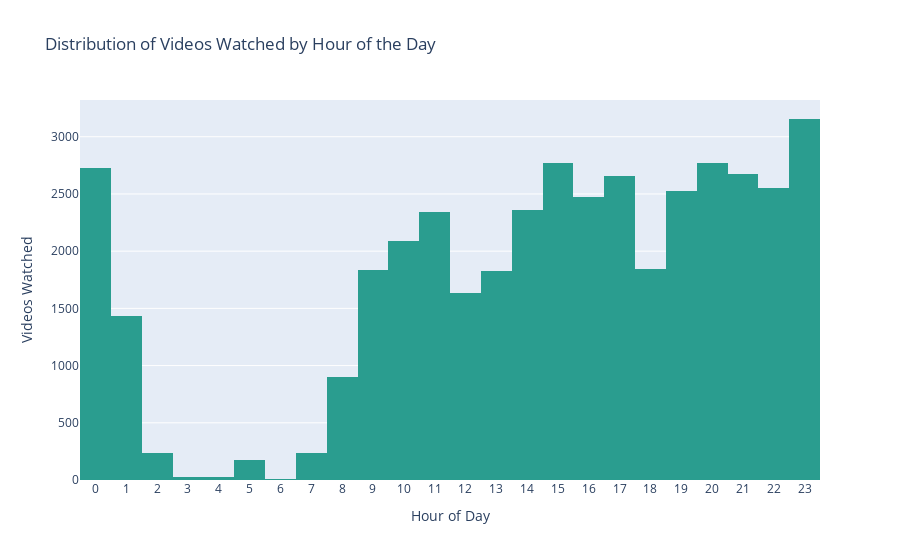

Source (notebook cell):
### Markdown cell above
# Distribution of Videos Watched by Hour of the Day

Constructed a histogram that maps out the total videos watched by the hour.

### Code cell
file_path = "Data/watch_data_eng.csv"
df = pd.read_csv(file_path)

# Extract Watch Hour
df['Watch Hour'] = pd.to_datetime(df['Watch Hour'], format='%H:%M:%S', errors='coerce').dt.hour

# Create a histogram for hours of the day
fig = px.histogram(df, x='Watch Hour',
                   title="Distribution of Videos Watched by Hour of the Day",
                   labels={'Watch Hour': 'Hour of Day', 'count': 'Number of Videos Watched'},
                   nbins=24, color_discrete_sequence=['#2A9D8F'])  # A clean green color

# Update layout for better visuals
fig.update_layout(xaxis=dict(tickmode='linear', dtick=1), yaxis_title="Videos Watched")
fig.show()

### Figure 1 — Plotly figure (JSON) as saved in the notebook; plotly's stock layout.template omitted (floating-point values rounded to 4 significant figures; data arrays with more than 128 entries replaced by an {"elided": "..."} marker saying what was removed)
{"data": [{"alignmentgroup": "True", "bingroup": "x", "hovertemplate": "Hour of Day=%{x}<br>count=%{y}<extra></extra>", "legendgroup": "", "marker": {"color": "#2A9D8F", "pattern": {"shape": ""}}, "name": "", "nbinsx": 24, "offsetgroup": "", "orientation": "v", "showlegend": false, "type": "histogram", "x": {"elided": "41280 int values"}, "xaxis": "x", "yaxis": "y"}], "layout": {"barmode": "relative", "legend": {"tracegroupgap": 0}, "title": {"text": "Distribution of Videos Watched by Hour of the Day"}, "xaxis": {"anchor": "y", "domain": [0, 1], "dtick": 1, "tickmode": "linear", "title": {"text": "Hour of Day"}}, "yaxis": {"anchor": "x", "domain": [0, 1], "title": {"text": "Videos Watched"}}}}
